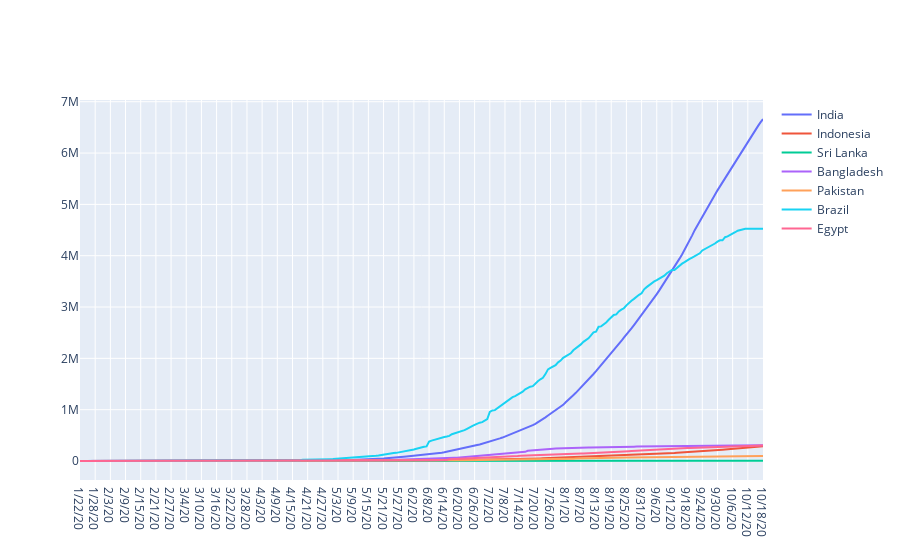

Write notebook code for a chart like this one.
### Code cell
trace0 = go.Scatter(
      x = date,
      y = seven_countries_recovery_T['India'],
      mode = 'lines',
      name = 'India'   
)

trace1 = go.Scatter(
      x = date,
      y = seven_countries_recovery_T['Indonesia'],
      mode = 'lines',
      name = 'Indonesia'   
)
trace2 = go.Scatter(
      x = date,
      y = seven_countries_recovery_T['Sri Lanka'],
      mode = 'lines',
      name = 'Sri Lanka'   
)
trace3 = go.Scatter(
      x = date,
      y = seven_countries_recovery_T['Bangladesh'],
      mode = 'lines',
      name = 'Bangladesh'   
)
trace4 = go.Scatter(
      x = date,
      y = seven_countries_recovery_T['Pakistan'],
      mode = 'lines',
      name = 'Pakistan'   
)
trace5 = go.Scatter(
      x = date,
      y = seven_countries_recovery_T['Brazil'],
      mode = 'lines',
      name = 'Brazil'   
)
trace6 = go.Scatter(
      x = date,
      y = seven_countries_recovery_T['Egypt'],
      mode = 'lines',
      name = 'Egypt'   
)



data = [trace0, trace1,trace2,trace3,trace4,trace5,trace6]

py.iplot(data)

### Figure 1 — Plotly figure (JSON) as saved in the notebook; plotly's stock layout.template omitted (floating-point values rounded to 4 significant figures; data arrays with more than 128 entries replaced by an {"elided": "..."} marker saying what was removed)
{"data": [{"mode": "lines", "name": "India", "type": "scatter", "x": {"elided": "271 str values"}, "y": {"elided": "271 int values"}}, {"mode": "lines", "name": "Indonesia", "type": "scatter", "x": {"elided": "271 str values"}, "y": {"elided": "271 int values"}}, {"mode": "lines", "name": "Sri Lanka", "type": "scatter", "x": {"elided": "271 str values"}, "y": {"elided": "271 int values"}}, {"mode": "lines", "name": "Bangladesh", "type": "scatter", "x": {"elided": "271 str values"}, "y": {"elided": "271 int values"}}, {"mode": "lines", "name": "Pakistan", "type": "scatter", "x": {"elided": "271 str values"}, "y": {"elided": "271 int values"}}, {"mode": "lines", "name": "Brazil", "type": "scatter", "x": {"elided": "271 str values"}, "y": {"elided": "271 int values"}}, {"mode": "lines", "name": "Egypt", "type": "scatter", "x": {"elided": "271 str values"}, "y": {"elided": "271 int values"}}], "layout": {}}
